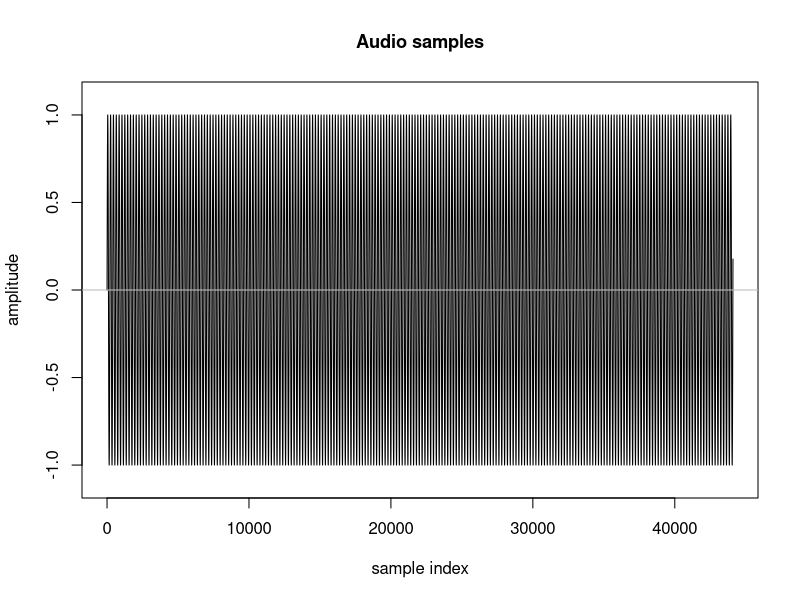

Write the R code that produced this figure.
getwd()
#set current working directory
setwd("./01_sine/")

samples <- read.csv(file="./output.csv", header=FALSE)
x_indices <- c(0:44099)
length(x_indices)
length(samples[,])

#retrieve min and max values used on y-axis
y_limits = c(-1.1, 1.1)

#set plotting point symbol and color
par(pch=1, col="black")
#plot graph outlines
plot( x = x_indices, y = samples[, 1],
      type="l",
      main="Audio samples",
      xlab="sample index",
      ylab="amplitude",
      ylim = y_limits,
      cex.main=1.1) # set size title

abline(h = 0, lty = 1, col = "gray")
